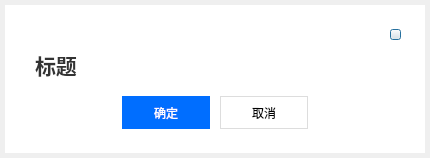
<?xml version="1.0" encoding="UTF-8"?>
<ui version="4.0">
 <class>QDialogMessage</class>
 <widget class="QDialog" name="QDialogMessage">
  <property name="geometry">
   <rect>
    <x>0</x>
    <y>0</y>
    <width>430</width>
    <height>158</height>
   </rect>
  </property>
  <property name="windowTitle">
   <string>Dialog</string>
  </property>
  <property name="styleSheet">
   <string notr="true"/>
  </property>
  <layout class="QVBoxLayout" name="verticalLayout">
   <property name="spacing">
    <number>0</number>
   </property>
   <property name="leftMargin">
    <number>5</number>
   </property>
   <property name="topMargin">
    <number>5</number>
   </property>
   <property name="rightMargin">
    <number>5</number>
   </property>
   <property name="bottomMargin">
    <number>5</number>
   </property>
   <item>
    <widget class="QWidget" name="widgetMain" native="true">
     <property name="minimumSize">
      <size>
       <width>420</width>
       <height>148</height>
      </size>
     </property>
     <property name="maximumSize">
      <size>
       <width>420</width>
       <height>148</height>
      </size>
     </property>
     <property name="styleSheet">
      <string notr="true">#widgetMain{
	background: #ffffff;
}</string>
     </property>
     <layout class="QVBoxLayout" name="verticalLayout_3">
      <property name="spacing">
       <number>0</number>
      </property>
      <property name="leftMargin">
       <number>24</number>
      </property>
      <property name="topMargin">
       <number>24</number>
      </property>
      <property name="rightMargin">
       <number>24</number>
      </property>
      <property name="bottomMargin">
       <number>24</number>
      </property>
      <item>
       <layout class="QHBoxLayout" name="horizontalLayout">
        <property name="spacing">
         <number>0</number>
        </property>
        <property name="leftMargin">
         <number>0</number>
        </property>
        <property name="topMargin">
         <number>0</number>
        </property>
        <item>
         <widget class="QLabel" name="label_title">
          <property name="sizePolicy">
           <sizepolicy hsizetype="Expanding" vsizetype="Preferred">
            <horstretch>0</horstretch>
            <verstretch>0</verstretch>
           </sizepolicy>
          </property>
          <property name="font">
           <font>
            <family>Microsoft YaHei</family>
            <pointsize>16</pointsize>
            <weight>75</weight>
            <italic>false</italic>
            <bold>true</bold>
           </font>
          </property>
          <property name="styleSheet">
           <string notr="true">margin: 20px 0px 3px 0px;
font: bold 16pt &quot;Microsoft YaHei&quot;;
color: #333333;</string>
          </property>
          <property name="text">
           <string>标题</string>
          </property>
         </widget>
        </item>
        <item>
         <layout class="QVBoxLayout" name="verticalLayout_2">
          <property name="spacing">
           <number>0</number>
          </property>
          <item>
           <widget class="QPushButton" name="btn_close">
            <property name="minimumSize">
             <size>
              <width>11</width>
              <height>11</height>
             </size>
            </property>
            <property name="maximumSize">
             <size>
              <width>11</width>
              <height>11</height>
             </size>
            </property>
            <property name="styleSheet">
             <string notr="true">QPushButton {
	border-image: url(:/Course/course/close-normal.png);

}

QPushButton:pressed {
	border-image: url(:/Course/course/close-press.png);
}</string>
            </property>
            <property name="text">
             <string/>
            </property>
           </widget>
          </item>
          <item>
           <spacer name="verticalSpacer_3">
            <property name="orientation">
             <enum>Qt::Vertical</enum>
            </property>
            <property name="sizeHint" stdset="0">
             <size>
              <width>10</width>
              <height>40</height>
             </size>
            </property>
           </spacer>
          </item>
         </layout>
        </item>
       </layout>
      </item>
      <item>
       <spacer name="verticalSpacer">
        <property name="orientation">
         <enum>Qt::Vertical</enum>
        </property>
        <property name="sizeHint" stdset="0">
         <size>
          <width>20</width>
          <height>8</height>
         </size>
        </property>
       </spacer>
      </item>
      <item>
       <layout class="QHBoxLayout" name="horizontalLayout_2">
        <property name="spacing">
         <number>10</number>
        </property>
        <item>
         <spacer name="horizontalSpacer_2">
          <property name="orientation">
           <enum>Qt::Horizontal</enum>
          </property>
          <property name="sizeHint" stdset="0">
           <size>
            <width>40</width>
            <height>20</height>
           </size>
          </property>
         </spacer>
        </item>
        <item>
         <widget class="QPushButton" name="btn_ok">
          <property name="sizePolicy">
           <sizepolicy hsizetype="Preferred" vsizetype="Preferred">
            <horstretch>0</horstretch>
            <verstretch>0</verstretch>
           </sizepolicy>
          </property>
          <property name="minimumSize">
           <size>
            <width>88</width>
            <height>33</height>
           </size>
          </property>
          <property name="maximumSize">
           <size>
            <width>64</width>
            <height>33</height>
           </size>
          </property>
          <property name="styleSheet">
           <string notr="true">QPushButton {
	border: none;
	background:  #006eff;
	color: #ffffff;
	font: 10pt &quot;Microsoft YaHei&quot;;
}

QPushButton:hover {
	background:  #0068f2;
}

QPushButton:pressed {
	background:  #0062e5;
}

QPushButton:disable {
	border: 1px solid #d5d5d5;
	color: #bbbbbb;
	background:  #f2f2f2;
}</string>
          </property>
          <property name="text">
           <string>确定</string>
          </property>
          <property name="flat">
           <bool>false</bool>
          </property>
         </widget>
        </item>
        <item>
         <widget class="QPushButton" name="btn_cancel">
          <property name="sizePolicy">
           <sizepolicy hsizetype="Preferred" vsizetype="Preferred">
            <horstretch>0</horstretch>
            <verstretch>0</verstretch>
           </sizepolicy>
          </property>
          <property name="minimumSize">
           <size>
            <width>88</width>
            <height>33</height>
           </size>
          </property>
          <property name="maximumSize">
           <size>
            <width>88</width>
            <height>33</height>
           </size>
          </property>
          <property name="styleSheet">
           <string notr="true">QPushButton {
	border: 1px solid #dddddd;
	background:  #ffffff;
	color: #000000;
	font: 10pt &quot;Microsoft YaHei&quot;;
}

QPushButton:hover {
	border: 1px solid #d2d2d2;
	background:  #f2f2f2;
}

QPushButton:pressed {
	border: 1px solid #d2d2d2;
	background:  #e5e5e5;
}

QPushButton:disable {
	border: 1px solid #d5d5d5;
	color: #bbbbbb;
	background:  #f2f2f2;
}</string>
          </property>
          <property name="text">
           <string>取消</string>
          </property>
          <property name="flat">
           <bool>false</bool>
          </property>
         </widget>
        </item>
        <item>
         <spacer name="horizontalSpacer_3">
          <property name="orientation">
           <enum>Qt::Horizontal</enum>
          </property>
          <property name="sizeHint" stdset="0">
           <size>
            <width>40</width>
            <height>20</height>
           </size>
          </property>
         </spacer>
        </item>
       </layout>
      </item>
     </layout>
     <zorder></zorder>
     <zorder>verticalSpacer</zorder>
    </widget>
   </item>
  </layout>
 </widget>
 <resources>
  <include location="../res/Course.qrc"/>
 </resources>
 <connections/>
</ui>
